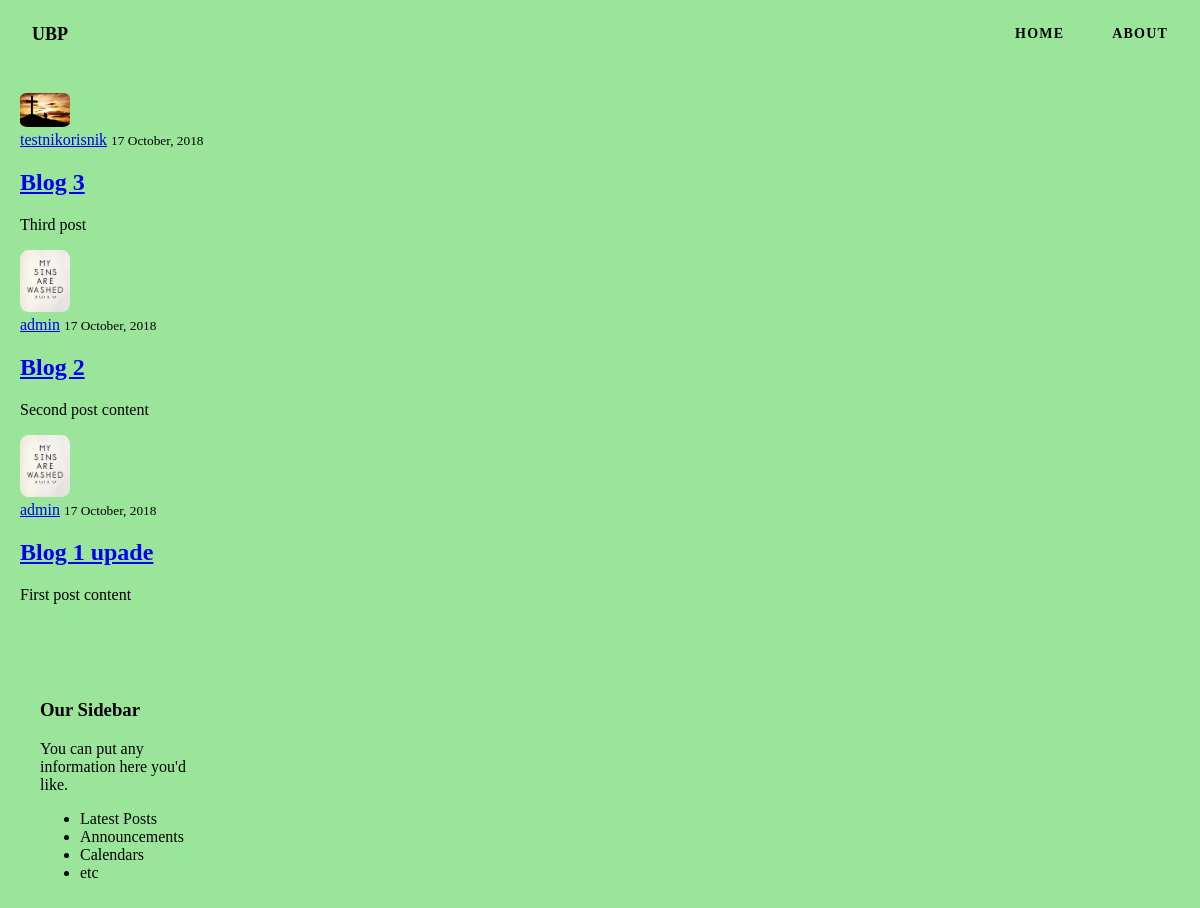
Before: /blog/ with the older database file.
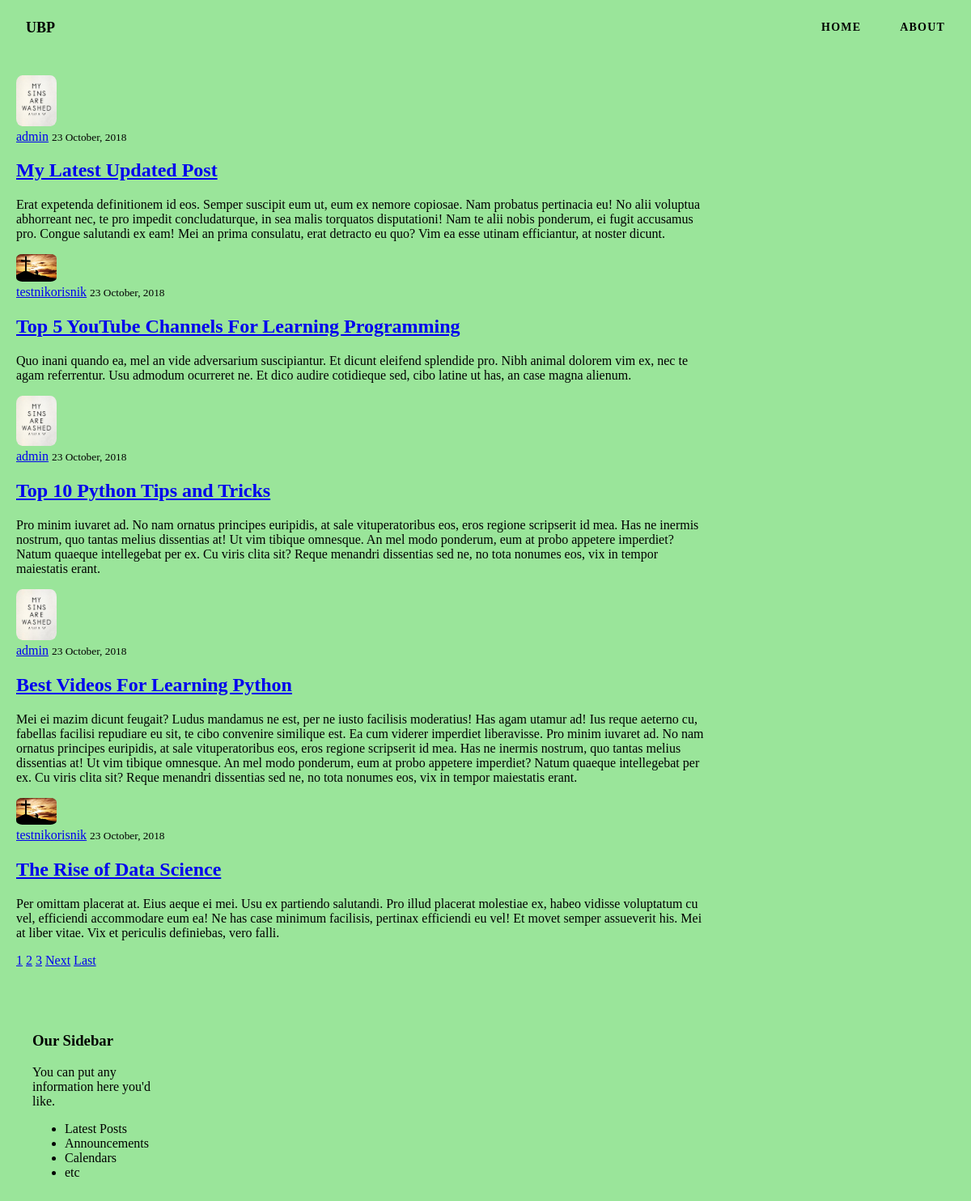
After: the same page with the newer database file.
### blog/models.py (models this page shows, shortened)
class Post(models.Model):
    title = models.CharField(max_length=100)
    content = models.TextField()
    date_posted = models.DateTimeField(default=timezone.now)
    author = models.ForeignKey(User, on_delete=models.CASCADE)  # on_delete = u slučaju kada se obriše user, obrisati će se i svi njegovi postovi

### users/models.py (models this page shows, shortened)
class Profile(models.Model):
    user = models.OneToOneField(User, on_delete=models.CASCADE)
    image = models.ImageField(default='default.jpg', upload_to='profile_pics')

### blog/views.py (the view)
# urls.py: path('', PostListView.as_view(), name='blog-home'),
class PostListView(ListView):
    model = Post
    template_name = 'blog/home.html'
    context_object_name = 'posts'
    ordering = ['-date_posted']     # sortiranje querya da ide od najnovijeg datuma
    paginate_by = 5     # podešavanje koliko postova po stranici

### blog/templates/blog/home.html (shortened to what this page needs)
{% extends "blog/base.html" %}
{% block content %}
    {% for post in posts %}
        <article class="">
            <img class="user-logo" src="{{ post.author.profile.image.url }}">
            <div class="">
                <div class="">
                    <a class="" href="{% url 'user-posts' post.author.username %}">{{ post.author }}</a>
                    <small class="">{{ post.date_posted|date:"d F, Y" }}</small>
                </div>
                <h2><a class="" href="{% url 'post-detail' post.id %}">{{ post.title }}</a></h2>
                <p class="">{{ post.content }}</p>
            </div>
        </article>
    {% endfor %}
    {% if is_paginated %}
        {% for num in page_obj.paginator.page_range %}
            {% if page_obj.number == num %}
                <a class="" href="?page={{ num }}">{{ num }}</a>
            {% elif num > page_obj.number|add:'-3' and num < page_obj.number|add:'3' %}
                <a class="" href="?page={{ num }}">{{ num }}</a>
            {% endif %}
        {% endfor %}
        {% if page_obj.has_next %}
            <a class="" href="?page={{ page_obj.next_page_number }}">Next</a>
            <a class="" href="?page={{ page_obj.paginator.num_pages }}">Last</a>
        {% endif %}
    {% endif %}
{% endblock content %}

Changed rows visible on the page:
no longer on this page (row unchanged): Post: author.profile.image (placeholder picture), author "testnikorisnik", date_posted "17 October, 2018", title "Blog 3", content "Third post"
no longer on this page (row unchanged): Post: author.profile.image (picture), author "admin", date_posted "17 October, 2018", title "Blog 2", content "Second post content"
no longer on this page (row unchanged): Post: author.profile.image (picture), author "admin", date_posted "17 October, 2018", title "Blog 1 upade", content "First post content"
added Post: author.profile.image (picture), author "admin", date_posted "23 October, 2018", title "My Latest Updated Post", content "Erat expetenda definitionem id eos. Semper suscipit eum ut, eum ex nemore copiosae. Nam probatus pertinacia eu! No alii voluptua abhorreant nec, te pro impedit concludaturque, in sea malis torquatos disputationi! Nam te alii nobis ponderum, ei fugit accusamus pro. Congue salutandi ex eam! Mei an prima consulatu, erat detracto eu quo? Vim ea esse utinam efficiantur, at noster dicunt."
added Post: author.profile.image (placeholder picture), author "testnikorisnik", date_posted "23 October, 2018", title "Top 5 YouTube Channels For Learning Programming", content "Quo inani quando ea, mel an vide adversarium suscipiantur. Et dicunt eleifend splendide pro. Nibh animal dolorem vim ex, nec te agam referrentur. Usu admodum ocurreret ne. Et dico audire cotidieque sed, cibo latine ut has, an case magna alienum."
added Post: author.profile.image (picture), author "admin", date_posted "23 October, 2018", title "Top 10 Python Tips and Tricks", content "Pro minim iuvaret ad. No nam ornatus principes euripidis, at sale vituperatoribus eos, eros regione scripserit id mea. Has ne inermis nostrum, quo tantas melius dissentias at! Ut vim tibique omnesque. An mel modo ponderum, eum at probo appetere imperdiet? Natum quaeque intellegebat per ex. Cu viris clita sit? Reque menandri dissentias sed ne, no tota nonumes eos, vix in tempor maiestatis erant."
added Post: author.profile.image (picture), author "admin", date_posted "23 October, 2018", title "Best Videos For Learning Python", content "Mei ei mazim dicunt feugait? Ludus mandamus ne est, per ne iusto facilisis moderatius! Has agam utamur ad! Ius reque aeterno cu, fabellas facilisi repudiare eu sit, te cibo convenire similique est. Ea cum viderer imperdiet liberavisse. Pro minim iuvaret ad. No nam ornatus principes euripidis, at sale vituperatoribus eos, eros regione scripserit id mea. Has ne inermis nostrum, quo tantas melius dissentias at! Ut vim tibique omnesque. An mel modo ponderum, eum at probo appetere imperdiet? Natum quaeque intellegebat per ex. Cu viris clita sit? Reque menandri dissentias sed ne, no tota nonumes eos, vix in tempor maiestatis erant."
added Post: author.profile.image (placeholder picture), author "testnikorisnik", date_posted "23 October, 2018", title "The Rise of Data Science", content "Per omittam placerat at. Eius aeque ei mei. Usu ex partiendo salutandi. Pro illud placerat molestiae ex, habeo vidisse voluptatum cu vel, efficiendi accommodare eum ea! Ne has case minimum facilisis, pertinax efficiendi eu vel! Et movet semper assueverit his. Mei at liber vitae. Vix et periculis definiebas, vero falli."
Other visible differences:
new list line: "1"
new list line: "2"
new list line: "3"
text now shown: "Next Last"
